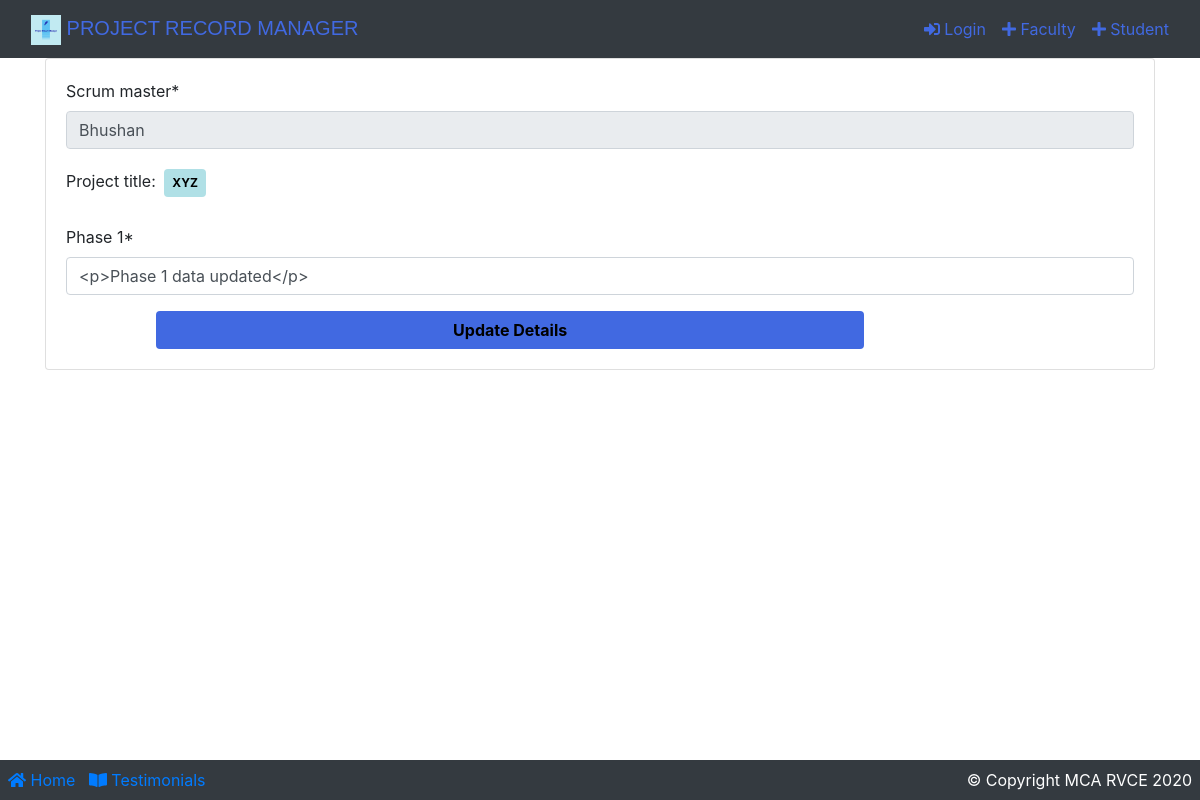
The app's page /facultyCommentPhase1/3, older data.
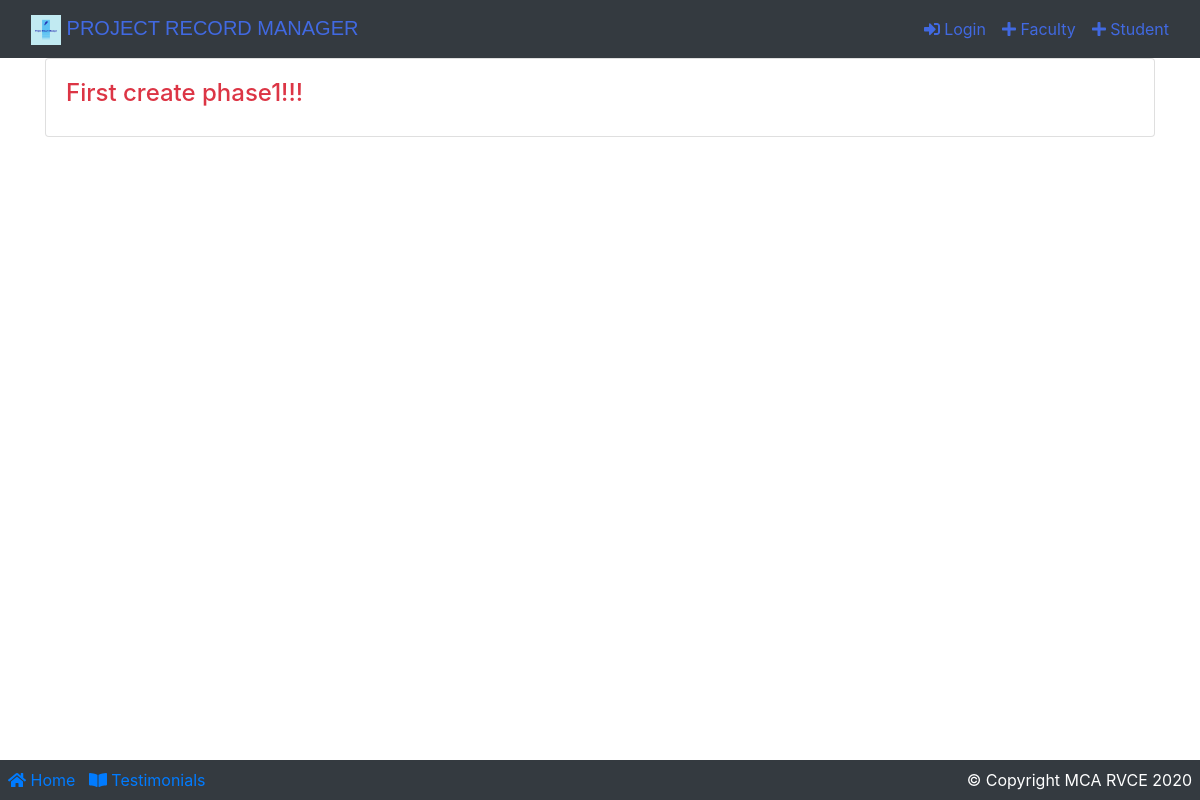
The same page, newer data.
### app/models.py (models this page shows)
class ProjectPhase1(models.Model):
    scrum_master = models.CharField(max_length=100, default="scrum master")
    project_title = models.ForeignKey(
        Team, on_delete=models.CASCADE, null=True)
    phase1 = HTMLField()
    created_at = models.DateTimeField(auto_now_add=True)
    updated_at = models.DateTimeField(auto_now=True)
    def __str__(self):
        return str(self.project_title) + "phase1"

class Team(models.Model):
    owner = models.CharField(max_length=555, unique=True)
    partner = models.OneToOneField(
        Student, on_delete=models.CASCADE, null=True, blank=True, unique=True)
    guide = models.ForeignKey(
        Faculty, on_delete=models.CASCADE, null=True, blank=True)
    title = models.CharField(max_length=555, null=True, unique=True)
    created_at = models.DateTimeField(auto_now_add=True)
    updated_at = models.DateTimeField(auto_now=True)
    class Meta:
        db_table = "team"
    def __str__(self):
        return str(self.title) + ", Student1:  " + str(self.owner) + ", student2:  " + str(
            self.partner) + ", Guide:  " + str(self.guide)

### app/views.py (the view)
# urls.py: path('facultyCommentPhase1/<int:teamId>', views.facultyCommentPhase1, name="facultyCommentPhase1"),
def facultyCommentPhase1(request, teamId):
    queryset = ""
    form = ""
    ret = ""
    try:
        print("TeamId:", teamId)
        queryset = ProjectPhase1.objects.filter(project_title=int(teamId))
        print(queryset)
        context = {}
        obj = get_object_or_404(ProjectPhase1, project_title=int(teamId))
        form = ProjectPhase1Form(request.POST or None, instance=obj)
        if form.is_valid():
            form.save()
            return redirect("facultyDashboard")
    except:
        ret = "First create phase1!!!"
    return render(request, 'project/commentPhase1.html', {'formc': form, 'qs': queryset, 'ret': ret})

### app/models.py (called while the page is built)
    def __str__(self):
        return self.name + ' ' + self.email

    def __str__(self):
        return self.name + ' ' + self.email

### templates/project/commentPhase1.html (shortened to what this page needs)
{% extends 'base.html' %}
{% load static %}
{% load crispy_forms_tags %}
{% block content %}
    <div class="container">
        <div class="card">
            <div class="card-body">
                {% if qs %}
                    <form method="POST">
                        {% for data in qs %}
                            <div id="div_id_scrum_master" class="form-group">
                                <label for="id_scrum_master" class=" requiredField">
                                    Scrum master<span class="asteriskField">*</span>
                                </label>
                                <div class="">
                                    <input type="text" name="scrum_master" value="{{ data.scrum_master }}"
                                           maxlength="100"
                                           class="textinput textInput form-control" required="" id="id_scrum_master"
                                           readonly>
                                </div>
                            </div>
                            <div id="div_id_project_title" class="form-group">
                                <label for="id_project_title" class=" requiredField">
                                    Project title: <span class="badge p-2 m-1 font-weight-bolder"
                                                         style="color: black;background-color: powderblue;"> {{ data.project_title.title }}</span>
                                </label>
                            </div>
                        {% endfor %}
                        {{ formc.phase1|as_crispy_field }}
                        <div class="form-row">
                            <div class="form-group col-md-8 mb-0 offset-1">
                                <button type="submit" class="btn btn-block font-weight-bold"
                                        style="background: royalblue;color: black; ">Update Details
                                </button>
                            </div>
                        </div>
                    </form>
                {% else %}
                    <h4 class="text-danger">{{ ret }}</h4>
                {% endif %}
            </div>
        </div>
    </div>
{% endblock %}

Row changes from the older to the newer data that the page shows:
removed ProjectPhase1: scrum_master "Bhushan", project_title "XYZ", phase1 "<p>Phase 1 data updated</p>"
Text that changed along with them:
{{ ret }}: (not shown) → "First create phase1!!!"
text no longer shown: "Phase 1 * Update Details"
